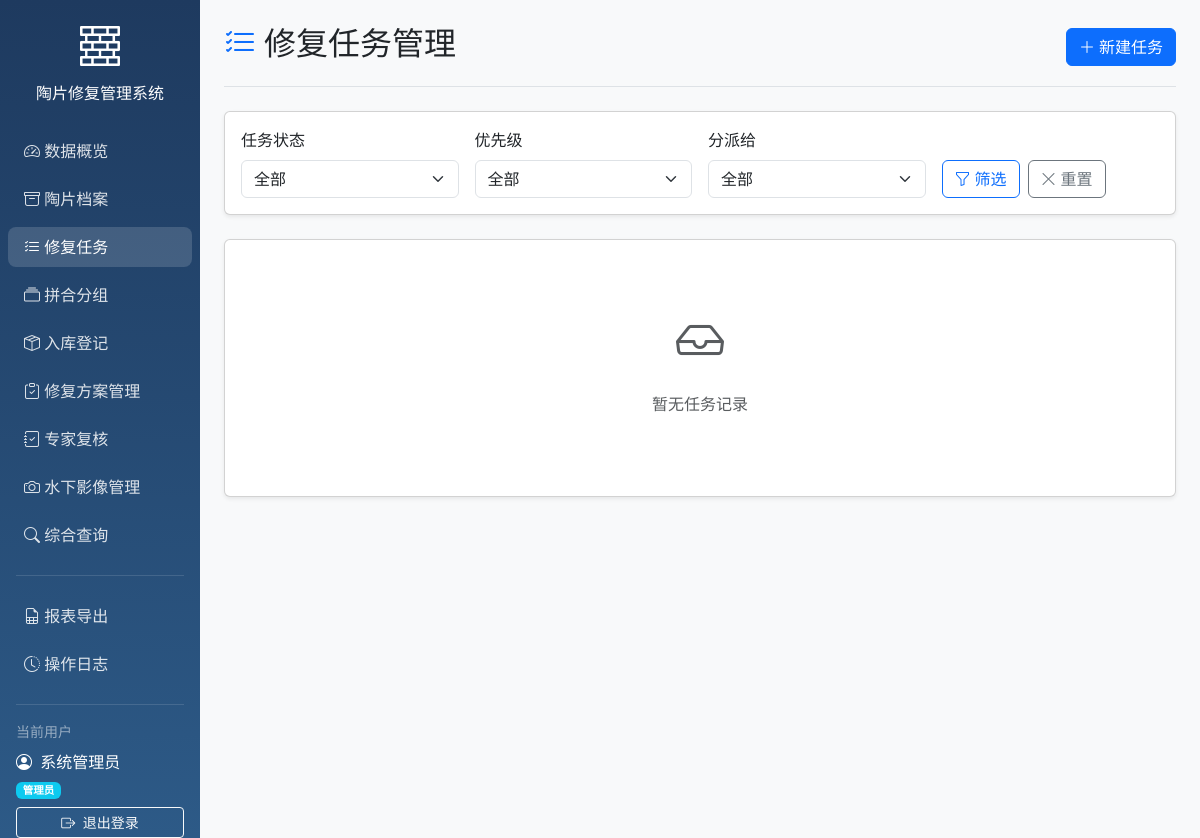
The page /tasks (signed in) on the database as committed earlier.
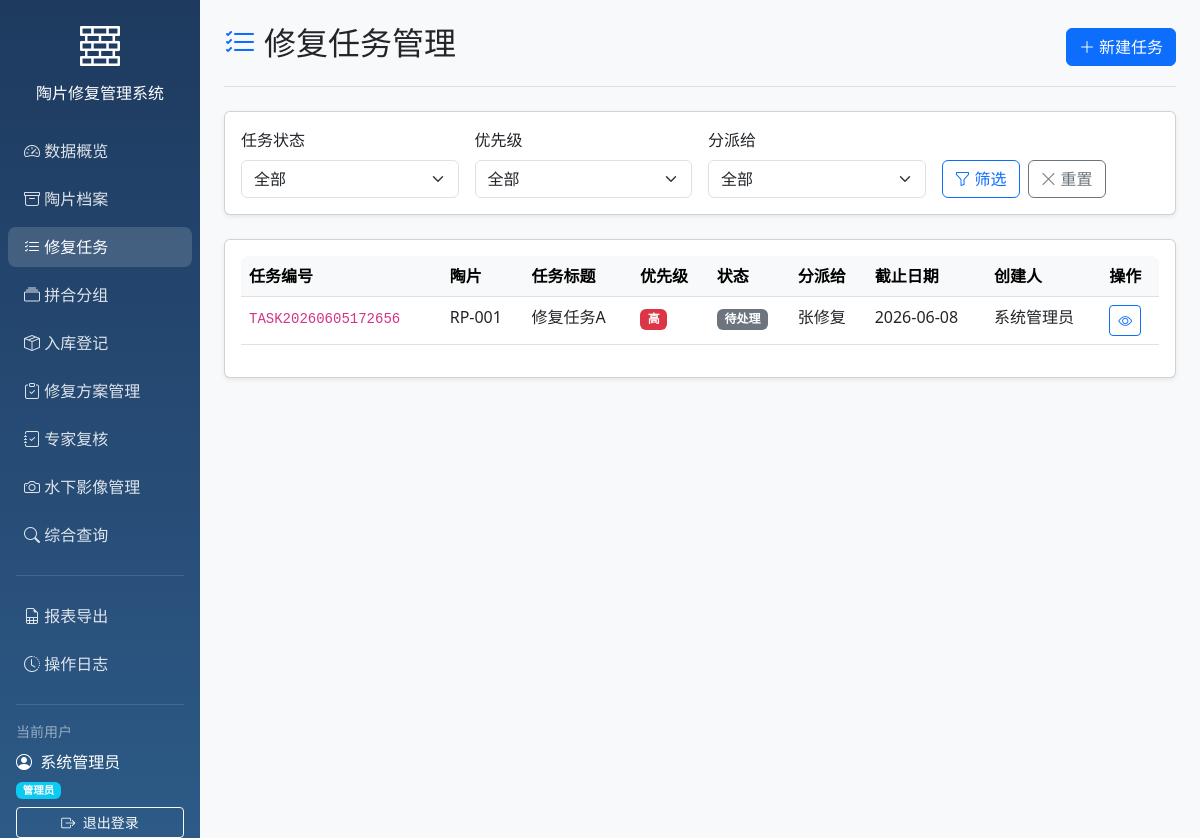
The same page on the database as committed later.
### models/models.py (models this page shows)
class RepairTask(Base):
    __tablename__ = "repair_tasks"
    id = Column(Integer, primary_key=True, index=True)
    task_number = Column(String, unique=True, index=True)
    pottery_id = Column(Integer, ForeignKey("potteries.id"))
    title = Column(String)
    description = Column(Text)
    priority = Column(String, default="普通")
    status = Column(String, default=TaskStatus.PENDING)
    creator_id = Column(Integer, ForeignKey("users.id"))
    assignee_id = Column(Integer, ForeignKey("users.id"))
    due_date = Column(Date)
    completed_date = Column(Date)
    result = Column(Text)
    created_at = Column(DateTime(timezone=True), server_default=func.now())
    updated_at = Column(DateTime(timezone=True), onupdate=func.now())
    pottery = relationship("Pottery", back_populates="repair_tasks")
    creator = relationship("User", foreign_keys=[creator_id], back_populates="created_tasks")
    assignee = relationship("User", foreign_keys=[assignee_id], back_populates="assigned_tasks")

class Pottery(Base):
    __tablename__ = "potteries"
    id = Column(Integer, primary_key=True, index=True)
    pottery_number = Column(String, unique=True, index=True)
    water_area = Column(String)
    trench_number = Column(String)
    material = Column(String)
    decoration_description = Column(Text)
    damage_level = Column(String)
    current_status = Column(String)
    recovery_date = Column(Date)
    created_at = Column(DateTime(timezone=True), server_default=func.now())
    updated_at = Column(DateTime(timezone=True), onupdate=func.now())
    is_locked = Column(Boolean, default=False)
    cleaning_records = relationship("CleaningRecord", back_populates="pottery")
    pottery_groups = relationship("PotteryGroupMember", back_populates="pottery")
    storage_record = relationship("StorageRecord", uselist=False, back_populates="pottery")
    images = relationship("PotteryImage", back_populates="pottery", cascade="all, delete-orphan")
    repair_tasks = relationship("RepairTask", back_populates="pottery")

class User(Base):
    __tablename__ = "users"
    id = Column(Integer, primary_key=True, index=True)
    username = Column(String, unique=True, index=True)
    hashed_password = Column(String)
    full_name = Column(String)
    role = Column(String, default="修复员")
    created_at = Column(DateTime(timezone=True), server_default=func.now())
    assigned_tasks = relationship("RepairTask", foreign_keys="RepairTask.assignee_id", back_populates="assignee")
    created_tasks = relationship("RepairTask", foreign_keys="RepairTask.creator_id", back_populates="creator")
    operation_logs = relationship("OperationLog", back_populates="user")

### main.py (the view)
@app.get("/tasks", response_class=HTMLResponse)
async def list_tasks(
    request: Request,
    current_user: User = Depends(get_current_user),
    db: Session = Depends(get_db),
    status_filter: Optional[str] = None,
    priority_filter: Optional[str] = None,
    assignee_filter: Optional[int] = None
):
    query = db.query(RepairTask)
    if status_filter:
        query = query.filter(RepairTask.status == status_filter)
    if priority_filter:
        query = query.filter(RepairTask.priority == priority_filter)
    if assignee_filter:
        query = query.filter(RepairTask.assignee_id == assignee_filter)
    tasks = query.order_by(RepairTask.created_at.desc()).all()
    users = db.query(User).all()
    return templates.TemplateResponse("tasks.html", {
        "request": request,
        "current_user": current_user,
        "tasks": tasks,
        "users": users,
        "status_filter": status_filter,
        "priority_filter": priority_filter,
        "assignee_filter": assignee_filter
    })

### templates/tasks.html (shortened to what the changed rows need)
{% extends "base.html" %}
{% block body %}
<div class="container-fluid">
    <div class="row">
        <main class="col-md-9 ms-sm-auto col-lg-10 px-md-4 main-content">
            <div class="d-flex justify-content-between flex-wrap flex-md-nowrap align-items-center pt-4 pb-3 mb-4 border-bottom">
                <h1 class="h2">
                    <i class="bi bi-list-check text-primary me-2"></i>修复任务管理
                </h1>
            </div>
            <div class="card shadow-sm">
                <div class="card-body">
                    {% if tasks %}
                    <div class="table-responsive">
                        <table class="table table-hover">
                            <thead class="table-light">
                                <tr>
                                    <th>任务编号</th>
                                    <th>陶片</th>
                                    <th>任务标题</th>
                                    <th>优先级</th>
                                    <th>状态</th>
                                    <th>分派给</th>
                                    <th>截止日期</th>
                                    <th>创建人</th>
                                    <th>操作</th>
                                </tr>
                            </thead>
                            <tbody>
                                {% for task in tasks %}
                                <tr>
                                    <td><code>{{ task.task_number }}</code></td>
                                    <td>{{ task.pottery.pottery_number }}</td>
                                    <td>{{ task.title }}</td>
                                    <td>
                                        {% if task.priority == '高' %}
                                        <span class="badge bg-danger">高</span>
                                        {% elif task.priority == '普通' %}
                                        <span class="badge bg-warning">普通</span>
                                        {% else %}
                                        <span class="badge bg-info">低</span>
                                        {% endif %}
                                    </td>
                                    <td>
                                        {% if task.status == '待处理' %}
                                        <span class="badge bg-secondary">待处理</span>
                                        {% elif task.status == '进行中' %}
                                        <span class="badge bg-primary">进行中</span>
                                        {% elif task.status == '已完成' %}
                                        <span class="badge bg-success">已完成</span>
                                        {% else %}
                                        <span class="badge bg-light text-dark">已取消</span>
                                        {% endif %}
                                    </td>
                                    <td>{{ task.assignee.full_name if task.assignee else '未分派' }}</td>
                                    <td>{{ task.due_date|strftime if task.due_date else '-' }}</td>
                                    <td>{{ task.creator.full_name if task.creator else '-' }}</td>
                                    <td>
                                        <a href="/tasks/{{ task.id }}" class="btn btn-sm btn-outline-primary">
                                            <i class="bi bi-eye"></i>
                                        </a>
                                    </td>
                                </tr>
                                {% endfor %}
                            </tbody>
                        </table>
                    </div>
                    {% else %}
                    <div class="text-center py-5 text-muted">
                        <i class="bi bi-inbox" style="font-size: 3rem;"></i>
                        <p class="mt-3">暂无任务记录</p>
                    </div>
                    {% endif %}
                </div>
            </div>
        </main>
    </div>
</div>
{% endblock %}

Rows that differ between the two databases and show on the page:
added RepairTask: task_number "TASK20260605172656", pottery.pottery_number "RP-001", title "修复任务A", priority "高", status "待处理", assignee "张修复", due_date|strftime "2026-06-08", creator "系统管理员"
Other text that changed with them:
text no longer shown: "暂无任务记录"
text now shown: "任务编号 陶片 任务标题 优先级 状态 分派给 截止日期 创建人 操作"
